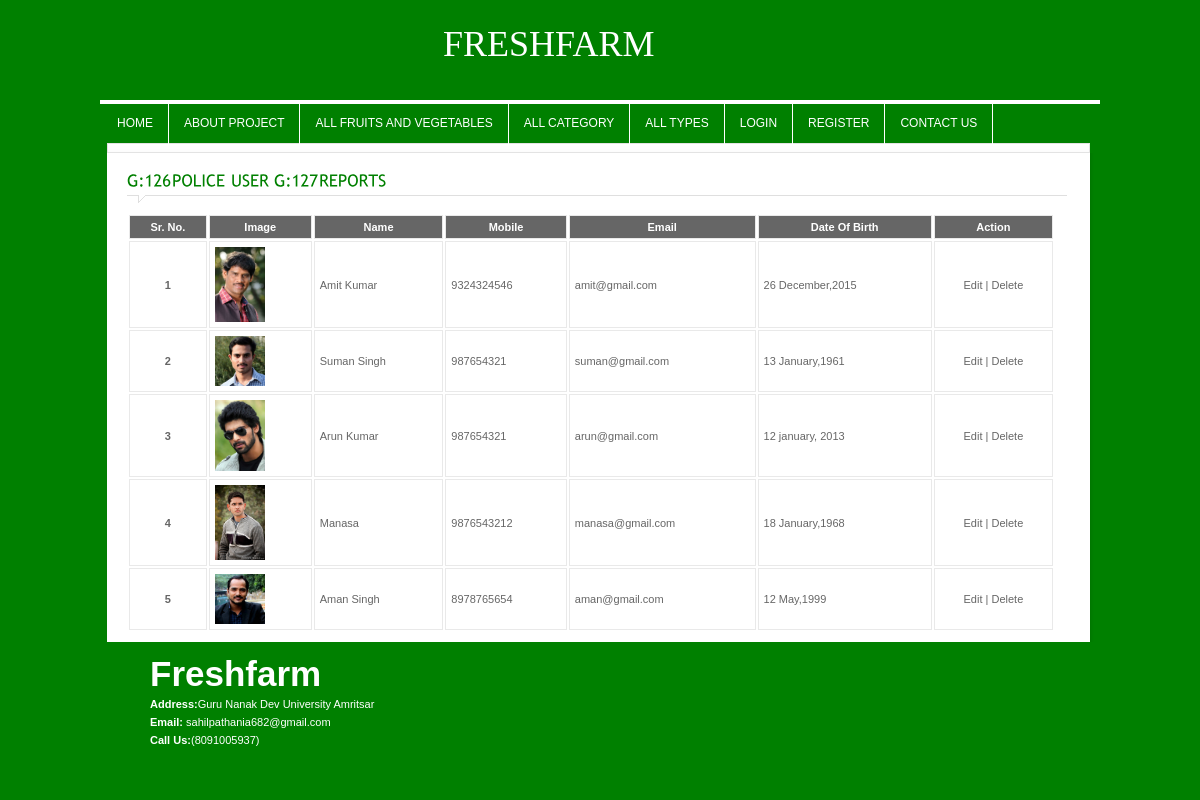
/user-report.php?type=2, run on the app's committed database.
### tables this page shows
CREATE TABLE `user` (
  `user_id` int(11) NOT NULL,
  `user_level_id` varchar(255) DEFAULT NULL,
  `user_username` varchar(255) DEFAULT NULL,
  `user_password` varchar(255) DEFAULT NULL,
  `user_name` varchar(255) NOT NULL,
  `user_add1` varchar(255) NOT NULL,
  `user_add2` varchar(255) NOT NULL,
  `user_city` varchar(255) NOT NULL,
  `user_state` varchar(255) NOT NULL,
  `user_country` varchar(255) NOT NULL,
  `user_email` varchar(255) NOT NULL,
  `user_mobile` varchar(255) NOT NULL,
  `user_gender` varchar(255) NOT NULL,
  `user_dob` varchar(255) NOT NULL,
  `user_image` varchar(255) NOT NULL
);

### includes/functions.php (called while the page is built, shortened)
<?php
$SERVER_PATH = "http://127.0.0.1/fruit_selling_website/";
?>

### user-report.php (the view, shortened to what this page needs)
<?php
	include_once("includes/header.php");
	include_once("includes/db_connect.php");
	$SQL="SELECT * FROM user WHERE user_level_id = '$_REQUEST[type]'";
	$rs=mysqli_query($con,$SQL) or die(mysqli_error($con));
	if($_REQUEST['type'] == 2) $heading = "Police User ";
	global $SERVER_PATH;
?>
	<div class="crumb">
    </div>
	<div id="content_sec">
		<div class="col1" style="width:100%">
		<div class="contact">
			<h4 class="heading colr"><?=$heading?> Reports</h4>
			<form name="frm_user" action="lib/user.php" method="post">
				<div class="static">
					<table style="width:100%">
					  <tbody>
					  <tr class="tablehead bold">
						<td scope="col">Sr. No.</td>
						<td scope="col">Image</td>
						<td scope="col">Name</td>
						<td scope="col">Mobile</td>
						<td scope="col">Email</td>
						<td scope="col">Date Of Birth</td>
						<td scope="col">Action</td>
					  </tr>
					<?php
					$sr_no=1;
					while($data = mysqli_fetch_assoc($rs))
					{
					?>
					  <tr>
						<td style="text-align:center; font-weight:bold;"><?=$sr_no++?></td>
						<td><img src="<?=$SERVER_PATH.'uploads/'.$data[user_image]?>" style="heigh:50px; width:50px"></td>
						<td><?=$data[user_name]?></td>
						<td><?=$data[user_mobile]?></td>
						<td><?=$data[user_email]?></td>
						<td><?=$data[user_dob]?></td>
						<td style="text-align:center"><a href="user.php?user_id=<?php echo $data[user_id] ?>">Edit</a> | <a href="Javascript:delete_user(<?=$data[user_id]?>)">Delete</a> </td>
					  </tr>
					<?php } ?>
					</tbody>
					</table>
				</div>
			</form>
		</div>
		</div>
	</div>
<?php include_once("includes/footer.php"); ?>

### css/style.css (style rules this page uses)
* { padding:0px; margin:0px; }
body { background-color:green; font-family:Arial, Helvetica, sans-serif; font-size:11px; color:#666666; float:left; width:100%; }
a { text-decoration:none; outline:none; color:#666666; }
.bold { font-weight:bold; }
.colr { color:green !important; }
h4 { font-size:16px; font-weight:normal; }
.heading { padding:10px 0px 14px 0px !important; width:100% !important; margin-bottom:10px !important; text-transform:uppercase; background-image:url(../images/heading.gif); background-repeat:no-repeat; background-position:left bottom; }
#content_sec { width:940px; padding:10px 20px; margin-left:17px; background-color:#FFF; float:left; }
.col1 { width:675px; float:left; }
.crumb { width:px; height:px; padding:8px 10px 0px 10px; background-image:url(../images/crumb.gif); background-repeat:repeat-x; margin-left:17px; margin-right:20px; border:#e3e3e3 solid 1px; }
.static { float:left; width:928px; }
.static table { float:left; width:453px; }
.static tr.tablehead { background-color:#666666; color:#FFF; padding:10px; text-align:center; }
.static tr td { padding:5px; border:#e9e9e9 solid 1px; }

### css/slider.css (style rules this page uses)
* { margin: 0; padding: 0; }

### data on the page
user: user_image (picture), user_name "Amit Kumar", user_mobile "9324324546", user_email "amit@gmail.com", user_dob "26 December,2015"
user: user_image (picture), user_name "Suman Singh", user_mobile "987654321", user_email "suman@gmail.com", user_dob "13 January,1961"
user: user_image (picture), user_name "Arun Kumar", user_mobile "987654321", user_email "arun@gmail.com", user_dob "12 january, 2013"
user: user_image (picture), user_name "Manasa", user_mobile "9876543212", user_email "manasa@gmail.com", user_dob "18 January,1968"
user: user_image (picture), user_name "Aman Singh", user_mobile "8978765654", user_email "aman@gmail.com", user_dob "12 May,1999"
